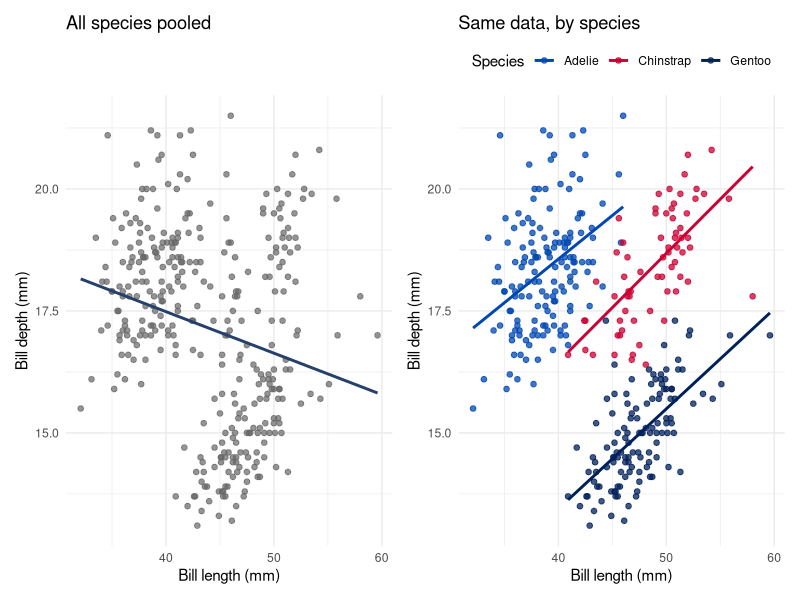

Source code (R):
## ---- chunk 1
#| label: setup
#| include: false
library(tidyverse)
library(palmerpenguins)
library(patchwork)

penguins2 <- penguins |>
  select(species, bill_length_mm, bill_depth_mm) |>
  drop_na()

overall_mod <- lm(bill_depth_mm ~ bill_length_mm, data = penguins2)
species_mod <- lm(bill_depth_mm ~ bill_length_mm + species, data = penguins2)
overall_r <- cor(penguins2$bill_length_mm, penguins2$bill_depth_mm)
overall_slope <- round(coef(overall_mod)[["bill_length_mm"]], 2)
species_slope <- round(coef(species_mod)[["bill_length_mm"]], 2)
by_species_r <- penguins2 |>
  group_by(species) |>
  summarize(r = cor(bill_length_mm, bill_depth_mm), n = n())
## ---- chunk 2
#| label: fig-simpson-before-after
#| fig-cap: "Pooling across species (left) suggests bill depth decreases with bill length. Looking within each species (right) shows the opposite: bill depth increases with bill length in every species."
#| echo: false
#| out-width: "100%"
#| fig-width: 10
#| fig-height: 4.5
p_pooled <- ggplot(penguins2, aes(bill_length_mm, bill_depth_mm)) +
  geom_point(size = 1.6, color = "#666666", alpha = 0.7) +
  geom_smooth(method = "lm", formula = y ~ x, se = FALSE,
              color = "#25406A", linewidth = 1) +
  labs(x = "Bill length (mm)", y = "Bill depth (mm)",
       title = "All species pooled") +
  theme_minimal(base_size = 11)

p_species <- ggplot(penguins2, aes(bill_length_mm, bill_depth_mm, color = species)) +
  geom_point(size = 1.6, alpha = 0.75) +
  geom_smooth(method = "lm", formula = y ~ x, se = FALSE, linewidth = 1) +
  scale_color_manual(values = c("#0047B3", "#CC0033", "#00205B")) +
  labs(x = "Bill length (mm)", y = "Bill depth (mm)",
       title = "Same data, by species", color = "Species") +
  theme_minimal(base_size = 11) +
  theme(legend.position = "top")

p_pooled | p_species
## ---- chunk 3
#| label: tbl-by-species-story
#| tbl-cap: "Within-species correlation between bill length and bill depth is positive for all three species."
#| echo: false
by_species_r |>
  mutate(r = round(r, 2)) |>
  knitr::kable(col.names = c("Species", "Correlation (r)", "n"))
